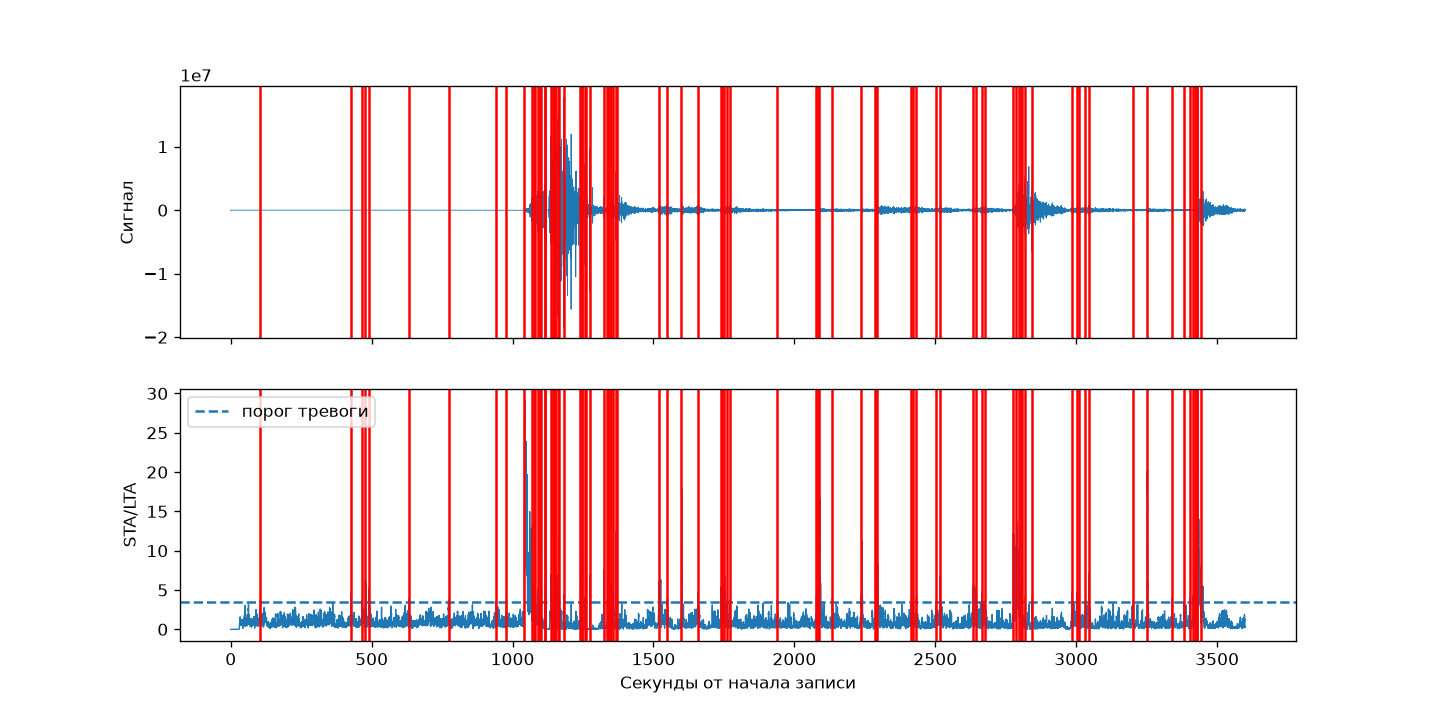

This chart was generated by the following Python code:
"""Шаг 3: находим начало землетрясения методом STA/LTA."""

import matplotlib

matplotlib.use("Agg")
import matplotlib.pyplot as plt

from obspy import read
from obspy.signal.trigger import classic_sta_lta, trigger_onset

# 1. Читаем сохранённую запись (интернет не нужен).
st = read("tohoku_2011.mseed")
st.merge(fill_value=0)  # если запись пришла кусками, склеиваем
tr = st[0]

# 2. Чистим сигнал: убираем постоянную составляющую и оставляем
#    частоты 1-8 Гц, где лучше всего видны сейсмические волны.
tr.detrend("demean")
tr.filter("bandpass", freqmin=1.0, freqmax=8.0)

fs = tr.stats.sampling_rate  # отсчётов в секунду

# 3. Считаем STA/LTA: окна задаём в отсчётах (секунды * частота).
sta_sec, lta_sec = 1, 30
ratio = classic_sta_lta(tr.data, int(sta_sec * fs), int(lta_sec * fs))

# 4. Порог: включаем тревогу, когда ratio > 3.5, выключаем, когда < 1.5.
on_threshold, off_threshold = 3.5, 1.5
triggers = trigger_onset(ratio, on_threshold, off_threshold)

# 5. Печатаем, когда сработала тревога.
if len(triggers) == 0:
    print("Тревога не сработала")
else:
    for on, off in triggers:
        t_on = tr.stats.starttime + on / fs
        print(f"Тревога! Начало: {t_on}")

# 6. Рисуем два графика: сам сигнал и STA/LTA с порогом.
times = tr.times()  # секунды от начала записи
fig, (ax1, ax2) = plt.subplots(2, 1, figsize=(12, 6), sharex=True)

ax1.plot(times, tr.data, linewidth=0.5)
ax1.set_ylabel("Сигнал")

ax2.plot(times, ratio, linewidth=0.8)
ax2.axhline(on_threshold, linestyle="--", label="порог тревоги")
ax2.set_ylabel("STA/LTA")
ax2.set_xlabel("Секунды от начала записи")
ax2.legend()

for on, off in triggers:
    ax1.axvline(on / fs, color="red")
    ax2.axvline(on / fs, color="red")

fig.savefig("step3.png", dpi=120)
print("График сохранён в step3.png")
